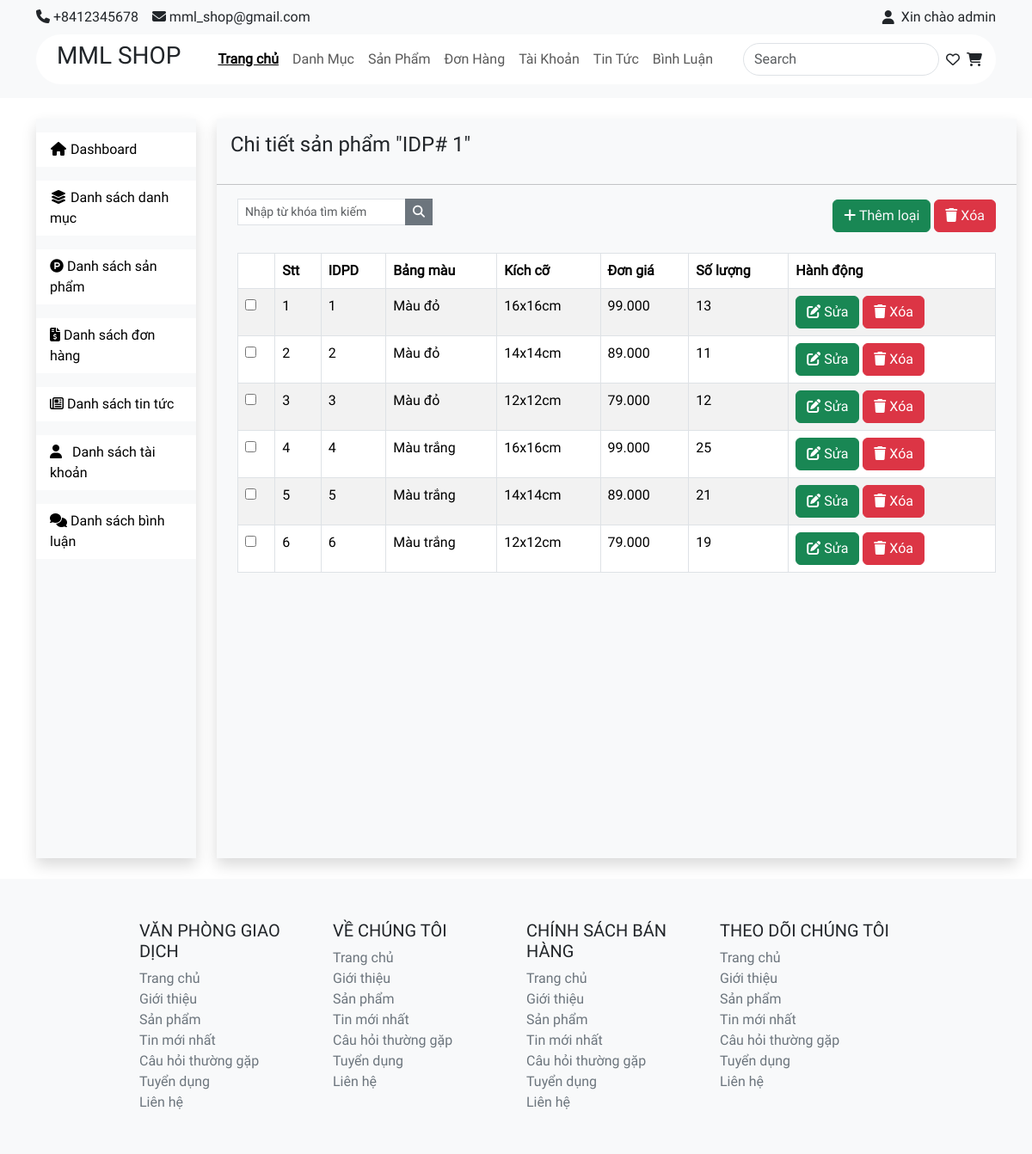
/admin/index.php?act=view-product-detail&pro_id=1, run on the app's committed database.
### tables this page shows
CREATE TABLE `product_detail` (
  `product_dt_id` int NOT NULL,
  `pro_color` varchar(255) NOT NULL,
  `pro_size` varchar(50) NOT NULL,
  `pro_price` decimal(10,3) NOT NULL,
  `pro_quantity` int NOT NULL,
  `pro_id` int DEFAULT NULL
);

### admin/controller/productController.php (called while the page is built, shortened)
<?php
class ProductController {
    public $productDetailQuery;
    public function __construct() {
        $this -> productDetailQuery = new ProductDetailQuery();
    }
    public function listProductDetail() {
        if(isset($_GET["pro_id"])) {
            $dsProductDetail = $this->productDetailQuery->listProductDetail($_GET["pro_id"]);
        }
        include "view/product/listDetail.php";
    }
}
?>

### admin/index.php (called while the page is built, shortened)
<?php
  include "../common/function.php";
include "controller/productController.php";
include "model/productQuery.php";
$act = $_GET['act'] ?? "";
match ($act) {
    '' => (new CategoryController()) -> list(),
    'list-product' => (new ProductController()) -> list(),
    'create-product' => (new ProductController()) -> create(),
    'read-one-product' => (new ProductController()) -> readOneProduct(),
    'delete-product' => (new ProductController()) -> deleteProduct(),
    'view-product-detail' => (new ProductController()) -> listProductDetail(),
    'create-product-detail' => (new ProductController()) -> createProductDetail(),
    'update-product-detail' => (new ProductController()) -> readOneProductDetail(),
    'delete-product-detail' => (new ProductController()) -> deleteProductDetail(),
    'list-category' => (new CategoryController()) -> list(),
    'create-category' => (new CategoryController()) -> create(),
    'update-category' => (new CategoryController()) -> update(),
    'delete-category' => (new CategoryController()) -> delete(),
    'restore-category' => (new CategoryController()) -> restore(),
  };
?>

### common/function.php (called while the page is built, shortened)
<?php
    function connectDB() {
        $host = DB_HOST;
        $port  = DB_PORT;
        $dbname = DB_NAME;
        try {
            $conn = new PDO ("mysql:host=$host;port=$port;dbname=$dbname",DB_USER,DB_PASS);
            return $conn;
        } catch (\Throwable $th) {
            echo "Lỗi";
        }
    }
    function convertToObjectProductDetail($row) {
        $proDetail = new ProductDetail();
        $proDetail -> product_dt_id = $row['product_dt_id'];
        $proDetail -> pro_color = $row['pro_color'];
        $proDetail -> pro_size = $row['pro_size'];
        $proDetail -> pro_price = $row['pro_price'];
        $proDetail -> pro_quantity = $row['pro_quantity'];
        $proDetail -> pro_id = $row['pro_id'];
        $proDetail -> pro_name = $row['pro_name'];
        return $proDetail;
    }
?>

### admin/model/productQuery.php (called while the page is built, shortened)
<?php
class ProductDetailQuery {
    public $pdo;
    public function __construct() {
        $this->pdo = connectDB();
    }
    public function __destruct() {
        $this -> pdo = null;
    }
    public function listProductDetail($pro_id) {
        try {
            $sql = "select * from product_detail join product on product_detail.pro_id = product.pro_id where product_detail.pro_id = $pro_id";
            $data = $this->pdo->query($sql)->fetchAll();
            $dsProductDetail = [];
            foreach ($data as $row) {
                $dsProductDetail[] = convertToObjectProductDetail($row);
            }
            return $dsProductDetail;
        } catch (Exception $e) {
            echo "Lỗi: ".$e ->getMessage();
            echo "<hr>";
        }
    }
}
?>

### admin/view/product/listDetail.php (the view, shortened to what this page needs)
<!DOCTYPE html>
<html lang="en">
<head>
    <link href="https://cdn.jsdelivr.net/npm/bootstrap@5.3.3/dist/css/bootstrap.min.css" rel="stylesheet">
    <link rel="stylesheet" href="../giaodien/style.css">
</head>
<body>
    <?php
    include "view/component/header.php"
    ?>
    <main class="d-flex container">
        <?php
        include "view/component/sidebar.php"
        ?>
        <div class="shadow bg-light pb-5 mt-4 ms-4 mb-4 col-md-10">
            <h4 class="p-3">Chi tiết sản phẩm "IDP# <?php echo $_GET["pro_id"]; ?>"</h4>
            <hr>
            <div class="d-flex justify-content-between align-items-center">
                <form action="" class="ms-4">
                    <div class="input-group input-group-sm">
                        <input class="form-control rounded-0 mb-2" type="search" id="search" name="search" placeholder="Nhập từ khóa tìm kiếm" aria-label="Sizing example input" aria-describedby="inputGroup-sizing-sm">
                        <div class="input-group-sm">
                            <button type="button" class="btn btn-secondary rounded-0">
                                <i class="fa fa-search"></i>
                            </button>
                        </div>
                    </div>
                </form>
                <div class="me-4">
                    <button class="btn btn-success">
                        <i class="fa-solid fa-plus"></i>
                        <a href="index.php?act=create-product-detail&pro_id=<?php echo $_GET["pro_id"]; ?>" class="text-light">Thêm loại</a>
                    </button>
                    <button class="btn btn-danger">
                        <i class="fa-solid fa-trash"></i>
                        <a href="" class="text-light">Xóa</a>
                    </button>
                </div>
            </div>
            <div class="pt-4 ms-4 me-4">
                <table class="table table-striped table-hover table-bordered">
                    <thead>
                        <tr>
                            <th></th>
                            <th scope="col">Stt</th>
                            <th scope="col">IDPD</th>
                            <th scope="col">Bảng màu</th>
                            <th scope="col">Kích cỡ</th>
                            <th scope="col">Đơn giá</th>
                            <th scope="col">Số lượng</th>
                            <th scope="col">Hành động</th>
                        </tr>
                    </thead>
                    <tbody>
                        <?php
                        $i = 1;
                        foreach ($dsProductDetail as $key => $pro_dt) {
                        ?>
                            <tr>
                                <td>
                                    <input type="checkbox">
                                </td>
                                <td scope="row">
                                    <?= $i++?>
                                </td>
                                <td scope="row">
                                    <?= $pro_dt->product_dt_id?>
                                </td>
                                <td>
                                    <?= $pro_dt->pro_color?>
                                </td>
                                <td>
                                    <?= $pro_dt->pro_size ?>
                                </td>
                                <td>
                                    <?= $pro_dt->pro_price?>
                                </td>
                                <td>
                                    <?= $pro_dt->pro_quantity?>
                                </td>
                                <td>
                                    <button class="btn btn-success ">
                                        <a href="index.php?act=update-product-detail&product_dt_id=<?= $pro_dt->product_dt_id?>&pro_id=<?php echo $_GET["pro_id"]; ?>" class="text-white">
                                            <i class="fa-solid fa-pen-to-square"></i> Sửa
                                        </a>
                                    </button>
                                    <button class="btn btn-danger">
                                        <a onclick="return confirm('Xác nhận xóa chi tiết sản phẩm #<?= $pro_dt->product_dt_id?>?')" href="index.php?act=delete-product-detail&product_dt_id=<?= $pro_dt->product_dt_id?>&pro_id=<?php echo $_GET["pro_id"]; ?>" class="text-white">
                                            <i class="fa-solid fa-trash"></i> Xóa
                                        </a>
                                    </button>
                                </td>
                            </tr>
                        <?php
                            }
                        ?>
                    </tbody>
                </table>
            </div>
        </div>
    </main>
    <?php
    include "view/component/footer.php"
    ?>
</body>
</html>

### giaodien/style.css (style rules this page uses)
* { margin: 0; padding: 0; box-sizing: border-box; list-style-type: none; text-decoration: none; font-family: Roboto; }
a { text-decoration: none; color: black; }

### data on the page
product_detail: product_dt_id "1", pro_color "Màu đỏ", pro_size "16x16cm", pro_price "99.000", pro_quantity "13"
product_detail: product_dt_id "2", pro_color "Màu đỏ", pro_size "14x14cm", pro_price "89.000", pro_quantity "11"
product_detail: product_dt_id "3", pro_color "Màu đỏ", pro_size "12x12cm", pro_price "79.000", pro_quantity "12"
product_detail: product_dt_id "4", pro_color "Màu trắng", pro_size "16x16cm", pro_price "99.000", pro_quantity "25"
product_detail: product_dt_id "5", pro_color "Màu trắng", pro_size "14x14cm", pro_price "89.000", pro_quantity "21"
product_detail: product_dt_id "6", pro_color "Màu trắng", pro_size "12x12cm", pro_price "79.000", pro_quantity "19"

### other printed values
$_GET["pro_id"] "1"
